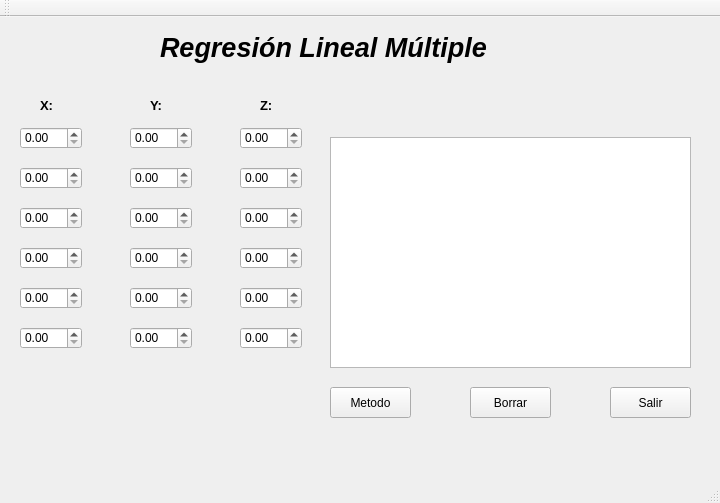
<?xml version="1.0" encoding="UTF-8"?>
<ui version="4.0">
 <class>RMultiple</class>
 <widget class="QMainWindow" name="RMultiple">
  <property name="geometry">
   <rect>
    <x>0</x>
    <y>0</y>
    <width>720</width>
    <height>503</height>
   </rect>
  </property>
  <property name="windowTitle">
   <string>RMultiple</string>
  </property>
  <widget class="QWidget" name="centralWidget">
   <widget class="QLabel" name="label">
    <property name="geometry">
     <rect>
      <x>160</x>
      <y>10</y>
      <width>331</width>
      <height>41</height>
     </rect>
    </property>
    <property name="font">
     <font>
      <family>Arial</family>
      <pointsize>20</pointsize>
      <weight>75</weight>
      <italic>true</italic>
      <bold>true</bold>
     </font>
    </property>
    <property name="text">
     <string>Regresión Lineal Múltiple</string>
    </property>
   </widget>
   <widget class="QDoubleSpinBox" name="x5">
    <property name="geometry">
     <rect>
      <x>20</x>
      <y>270</y>
      <width>62</width>
      <height>22</height>
     </rect>
    </property>
   </widget>
   <widget class="QDoubleSpinBox" name="y2">
    <property name="geometry">
     <rect>
      <x>130</x>
      <y>150</y>
      <width>62</width>
      <height>22</height>
     </rect>
    </property>
   </widget>
   <widget class="QDoubleSpinBox" name="x3">
    <property name="geometry">
     <rect>
      <x>20</x>
      <y>190</y>
      <width>62</width>
      <height>22</height>
     </rect>
    </property>
   </widget>
   <widget class="QTextEdit" name="Texto">
    <property name="geometry">
     <rect>
      <x>330</x>
      <y>120</y>
      <width>361</width>
      <height>231</height>
     </rect>
    </property>
    <property name="font">
     <font>
      <family>Arial Narrow</family>
      <pointsize>20</pointsize>
      <weight>75</weight>
      <italic>true</italic>
      <bold>true</bold>
     </font>
    </property>
   </widget>
   <widget class="QDoubleSpinBox" name="x2">
    <property name="geometry">
     <rect>
      <x>20</x>
      <y>150</y>
      <width>62</width>
      <height>22</height>
     </rect>
    </property>
   </widget>
   <widget class="QDoubleSpinBox" name="x1">
    <property name="geometry">
     <rect>
      <x>20</x>
      <y>110</y>
      <width>62</width>
      <height>22</height>
     </rect>
    </property>
   </widget>
   <widget class="QDoubleSpinBox" name="y5">
    <property name="geometry">
     <rect>
      <x>130</x>
      <y>270</y>
      <width>62</width>
      <height>22</height>
     </rect>
    </property>
   </widget>
   <widget class="QDoubleSpinBox" name="x6">
    <property name="geometry">
     <rect>
      <x>20</x>
      <y>310</y>
      <width>62</width>
      <height>22</height>
     </rect>
    </property>
   </widget>
   <widget class="QDoubleSpinBox" name="y1">
    <property name="geometry">
     <rect>
      <x>130</x>
      <y>110</y>
      <width>62</width>
      <height>22</height>
     </rect>
    </property>
   </widget>
   <widget class="QDoubleSpinBox" name="y6">
    <property name="geometry">
     <rect>
      <x>130</x>
      <y>310</y>
      <width>62</width>
      <height>22</height>
     </rect>
    </property>
   </widget>
   <widget class="QDoubleSpinBox" name="y3">
    <property name="geometry">
     <rect>
      <x>130</x>
      <y>190</y>
      <width>62</width>
      <height>22</height>
     </rect>
    </property>
   </widget>
   <widget class="QDoubleSpinBox" name="x4">
    <property name="geometry">
     <rect>
      <x>20</x>
      <y>230</y>
      <width>62</width>
      <height>22</height>
     </rect>
    </property>
   </widget>
   <widget class="QDoubleSpinBox" name="y4">
    <property name="geometry">
     <rect>
      <x>130</x>
      <y>230</y>
      <width>62</width>
      <height>22</height>
     </rect>
    </property>
   </widget>
   <widget class="QDoubleSpinBox" name="z3">
    <property name="geometry">
     <rect>
      <x>240</x>
      <y>190</y>
      <width>62</width>
      <height>22</height>
     </rect>
    </property>
   </widget>
   <widget class="QDoubleSpinBox" name="z2">
    <property name="geometry">
     <rect>
      <x>240</x>
      <y>150</y>
      <width>62</width>
      <height>22</height>
     </rect>
    </property>
   </widget>
   <widget class="QDoubleSpinBox" name="z6">
    <property name="geometry">
     <rect>
      <x>240</x>
      <y>310</y>
      <width>62</width>
      <height>22</height>
     </rect>
    </property>
   </widget>
   <widget class="QDoubleSpinBox" name="z4">
    <property name="geometry">
     <rect>
      <x>240</x>
      <y>230</y>
      <width>62</width>
      <height>22</height>
     </rect>
    </property>
   </widget>
   <widget class="QDoubleSpinBox" name="z1">
    <property name="geometry">
     <rect>
      <x>240</x>
      <y>110</y>
      <width>62</width>
      <height>22</height>
     </rect>
    </property>
   </widget>
   <widget class="QDoubleSpinBox" name="z5">
    <property name="geometry">
     <rect>
      <x>240</x>
      <y>270</y>
      <width>62</width>
      <height>22</height>
     </rect>
    </property>
   </widget>
   <widget class="QLabel" name="label_2">
    <property name="geometry">
     <rect>
      <x>40</x>
      <y>80</y>
      <width>16</width>
      <height>16</height>
     </rect>
    </property>
    <property name="font">
     <font>
      <family>Arial</family>
      <pointsize>10</pointsize>
      <weight>75</weight>
      <bold>true</bold>
     </font>
    </property>
    <property name="text">
     <string>X:</string>
    </property>
   </widget>
   <widget class="QLabel" name="label_3">
    <property name="geometry">
     <rect>
      <x>150</x>
      <y>80</y>
      <width>16</width>
      <height>16</height>
     </rect>
    </property>
    <property name="font">
     <font>
      <family>Arial</family>
      <pointsize>10</pointsize>
      <weight>75</weight>
      <bold>true</bold>
     </font>
    </property>
    <property name="text">
     <string>Y:</string>
    </property>
   </widget>
   <widget class="QLabel" name="label_4">
    <property name="geometry">
     <rect>
      <x>260</x>
      <y>80</y>
      <width>16</width>
      <height>16</height>
     </rect>
    </property>
    <property name="font">
     <font>
      <family>Arial</family>
      <pointsize>10</pointsize>
      <weight>75</weight>
      <bold>true</bold>
     </font>
    </property>
    <property name="text">
     <string>Z:</string>
    </property>
   </widget>
   <widget class="QPushButton" name="metodo">
    <property name="geometry">
     <rect>
      <x>330</x>
      <y>370</y>
      <width>81</width>
      <height>31</height>
     </rect>
    </property>
    <property name="text">
     <string>Metodo</string>
    </property>
   </widget>
   <widget class="QPushButton" name="borrar">
    <property name="geometry">
     <rect>
      <x>470</x>
      <y>370</y>
      <width>81</width>
      <height>31</height>
     </rect>
    </property>
    <property name="text">
     <string>Borrar</string>
    </property>
   </widget>
   <widget class="QPushButton" name="salir">
    <property name="geometry">
     <rect>
      <x>610</x>
      <y>370</y>
      <width>81</width>
      <height>31</height>
     </rect>
    </property>
    <property name="text">
     <string>Salir</string>
    </property>
   </widget>
  </widget>
  <widget class="QMenuBar" name="menuBar">
   <property name="geometry">
    <rect>
     <x>0</x>
     <y>0</y>
     <width>720</width>
     <height>21</height>
    </rect>
   </property>
  </widget>
  <widget class="QToolBar" name="mainToolBar">
   <attribute name="toolBarArea">
    <enum>TopToolBarArea</enum>
   </attribute>
   <attribute name="toolBarBreak">
    <bool>false</bool>
   </attribute>
  </widget>
  <widget class="QStatusBar" name="statusBar"/>
 </widget>
 <layoutdefault spacing="6" margin="11"/>
 <resources/>
 <connections/>
</ui>
